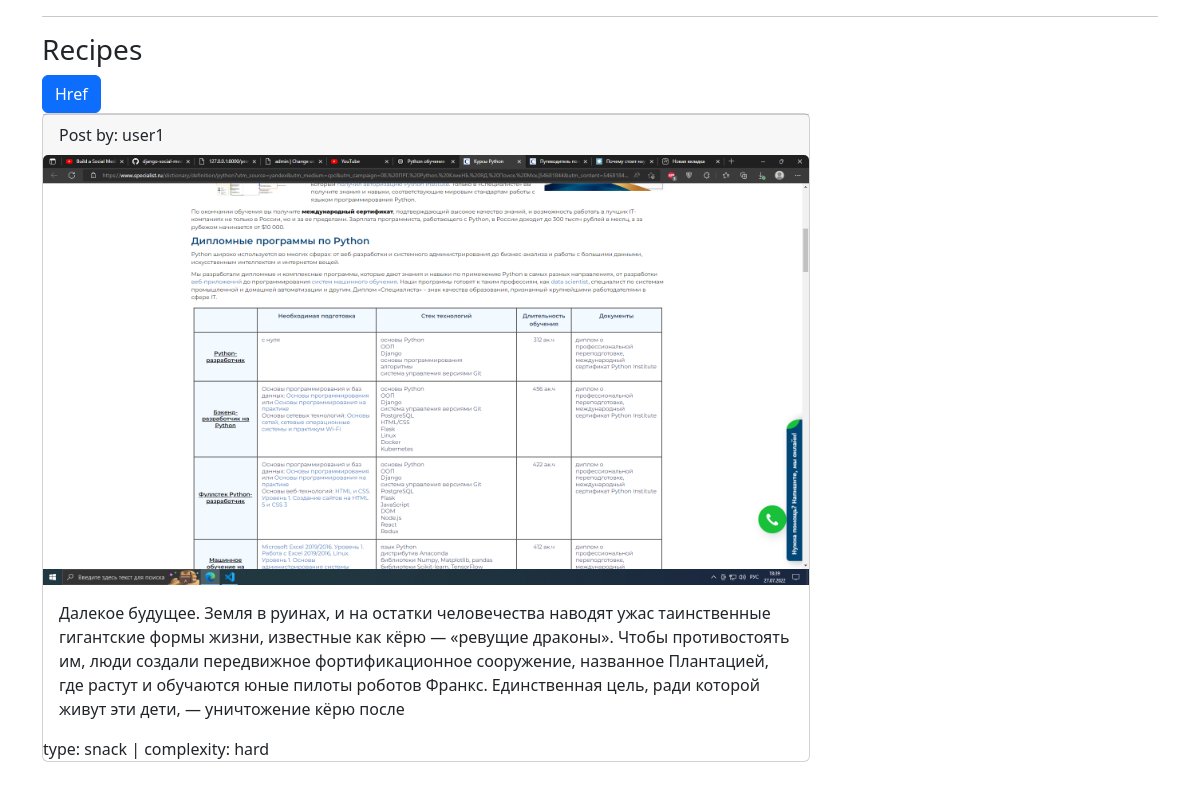
Page /recipe/feed/ (signed in) on the earlier database version.
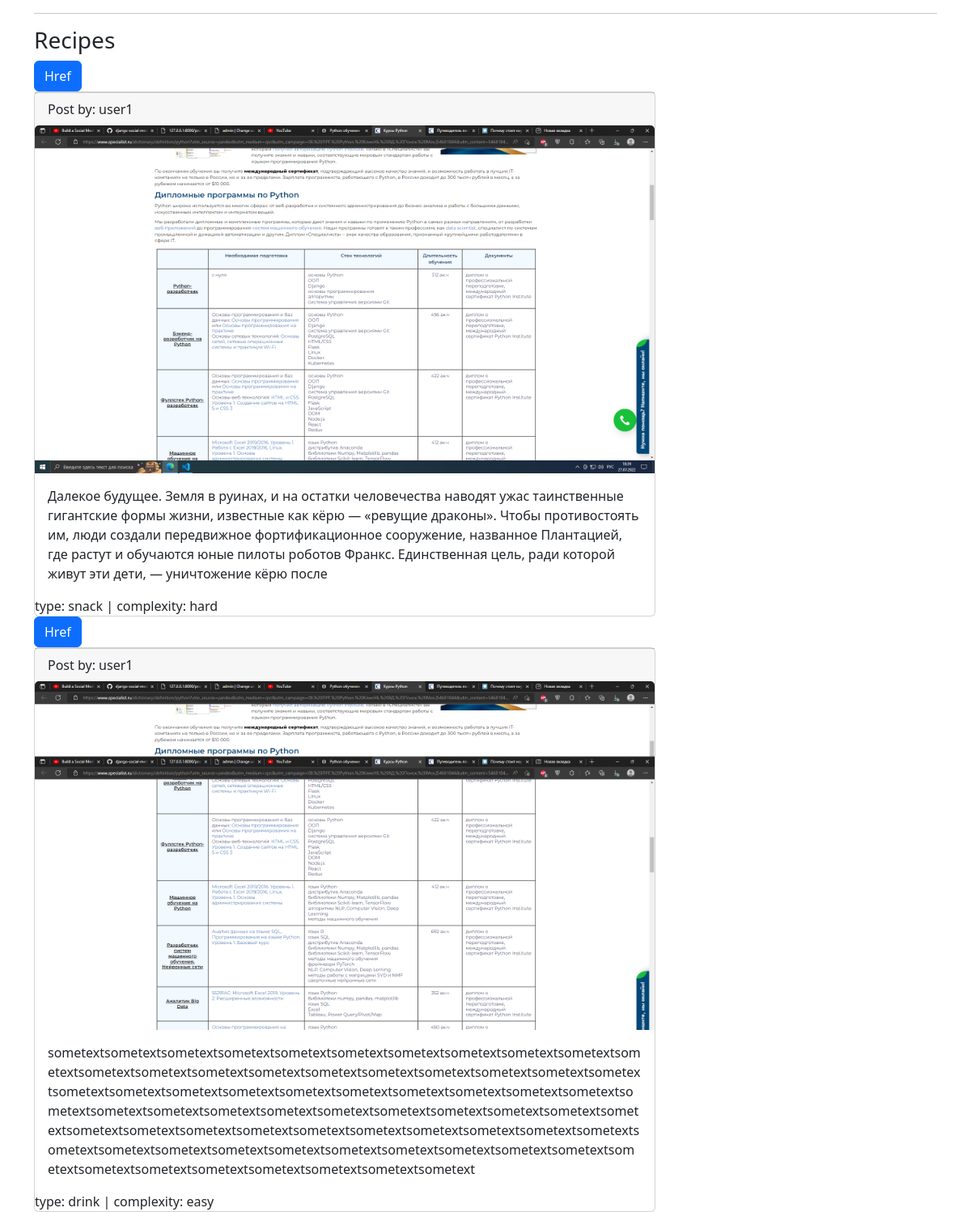
Same page on the later database version.
### culinary_helper/models.py (models this page shows, shortened)
class Recipe(models.Model):
    TYPE_OF_DISH = (
        ('full', 'full'),
        ('snack', 'snack'),
        ('drink', 'drink')
    )
    DIFFICULTY_LEVEL = (
        ('easy', 'easy'),
        ('normal', 'normal'),
        ('hard', 'hard')
    )
    id = models.UUIDField(primary_key=True, default=uuid.uuid4)
    title = models.CharField(max_length=100)
    user = models.CharField(max_length=50)
    preview = models.ImageField(upload_to='preview/')
    text = models.TextField()
    type = models.CharField(max_length=5, choices=TYPE_OF_DISH, default='full')
    complexity = models.CharField(max_length=6, choices=DIFFICULTY_LEVEL, default='normal')
    views = models.IntegerField(default=0)
    likes = models.IntegerField(default=0)
    class Meta:
        verbose_name = 'Рецепт'
        verbose_name_plural = 'Рецепты'

### culinary_helper/views.py (the view)
# urls.py: path('recipe/feed/', recipe_feed, name='recipe_feed'),
@login_required(login_url='login')
def recipe_feed(request):
    user_object = User.objects.get(username=request.user.username)
    user_profile = Profile.objects.get(user=user_object)
    recipes = Recipe.objects.all()
    context = {
        'user_profile': user_profile,
        'recipes': recipes,
    }
    return render(request, 'culinary_helper/recipe/feed.html', context)

### templates/culinary_helper/recipe/feed.html
{% extends 'base.html' %}
{% block content %}
    <div class="container">
        <hr>
        <h3>Recipes</h3>
        {% for recipe in recipes %}
            <a href="/recipe/detail_view?recipe_id={{recipe.id}}" class="btn btn-primary">Href</a>
            <br>
            <div class="card" style="width: 48rem;">
                <div class="card-footer">
                    <span>Post by: {{ recipe.user }}</span>
                </div>
                {% if recipe.preview %}
                    <img src="{{ recipe.preview.url }}" class="card-img-top" alt="...">
                {% endif %}
                <div class="card-body">
                    {% if recipe.text %}
                        <p class="card-text">{{ recipe.text }}</p>
                    {% endif %}
                </div>
                <span>type: {{ recipe.type }} | complexity: {{ recipe.complexity }}</span>
            </div>
        {% endfor %}
    </div>
{% endblock %}

### templates/base.html (shortened to what this page needs)
{% load static %}
<!DOCTYPE html>
<html>
    <head>
        <link href="https://cdn.jsdelivr.net/npm/bootstrap@5.2.0/dist/css/bootstrap.min.css" rel="stylesheet">
    </head>
    <body>
        {% block content %}
        {% endblock %}
    </body>
</html>

Differences in the rows shown:
added Recipe: user "user1", preview (picture), text "sometextsometextsometextsometextsometextsometextsometextsometextsometextsometextsometextsometextsometextsometextsometextsometextsometextsometextsometextsometextsometextsometextsometextsometextsometextsometextsometextsometextsometextsometextsometextsometextsometextsometextsometextsometextsometextsometextsometextsometextsometextsometextsometextsometextsometextsometextsometextsometextsometextsometextsometextsometextsometextsometextsometextsometextsometextsometextsometextsometextsometextsometextsometextsometextsometextsometextsometextsometextsometextsometext", type "drink", complexity "easy"
